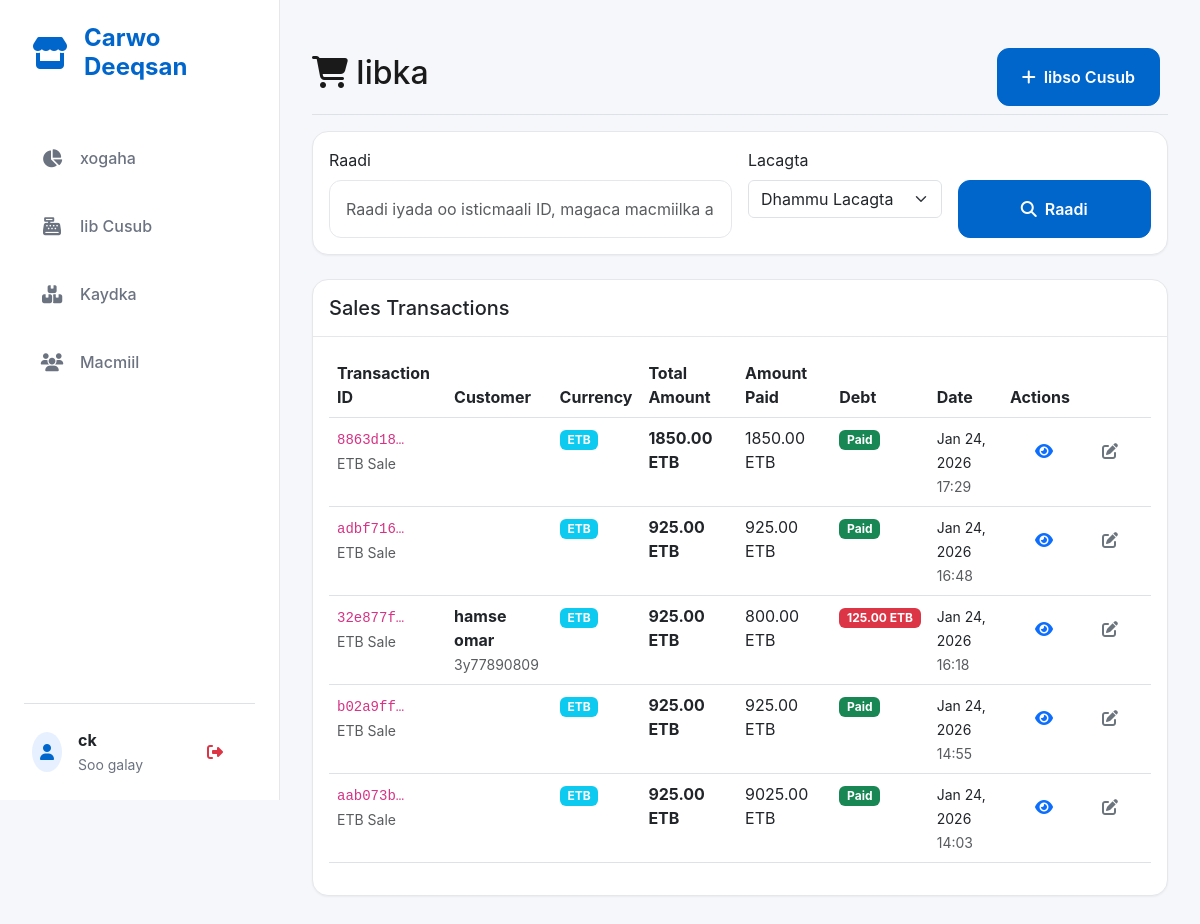
Page /sales/ (signed in) on the earlier database version.
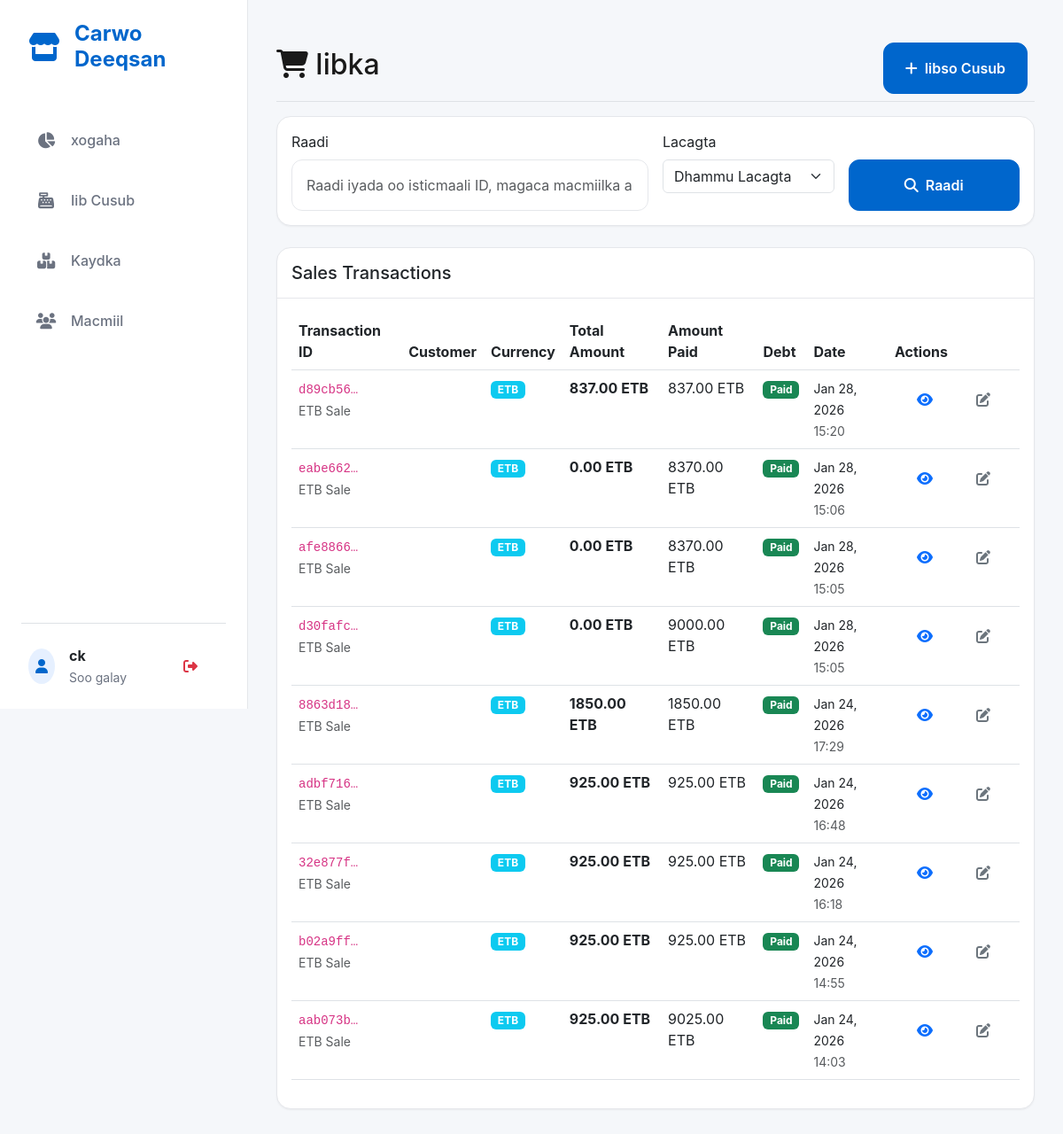
Same page on the later database version.
### core/models.py (models this page shows, shortened)
class User(AbstractUser):
    phone = models.CharField(max_length=15, blank=True, null=True)
    date_created = models.DateTimeField(auto_now_add=True)
    date_updated = models.DateTimeField(auto_now=True)
    class Meta:
        verbose_name = "Admin User"
        verbose_name_plural = "Admin Users"

class SaleETB(models.Model):
    transaction_id = models.UUIDField(default=uuid.uuid4, unique=True, editable=False)
    customer = models.ForeignKey(Customer, on_delete=models.SET_NULL, null=True, blank=True, help_text="Optional - allows anonymous sales")
    user = models.ForeignKey(User, on_delete=models.SET_NULL, null=True, blank=True, related_name='etb_sales', help_text="Optional - admin user who created the sale")
    total_amount = models.DecimalField(max_digits=10, decimal_places=2, default=0.00, help_text="Total amount in ETB")
    amount_paid = models.DecimalField(max_digits=10, decimal_places=2, default=0.00, help_text="Amount paid in ETB")
    debt_amount = models.DecimalField(max_digits=10, decimal_places=2, default=0.00, help_text="Debt amount in ETB")
    exchange_rate_at_sale = models.DecimalField(
        max_digits=10,
        decimal_places=2,
        default=185.00,
        validators=[MinValueValidator(Decimal('0.01'))],
        help_text="USD to ETB exchange rate at time of sale"
    )
    date_created = models.DateTimeField(auto_now_add=True)
    is_completed = models.BooleanField(default=True)
    class Meta:
        verbose_name = "ETB Sale"
        verbose_name_plural = "ETB Sales"

class Customer(models.Model):
    name = models.CharField(max_length=200, blank=True, null=True)
    phone = models.CharField(max_length=15, blank=True, null=True) # Unique constraint relaxed by migration
    total_debt_usd = models.DecimalField(max_digits=10, decimal_places=2, default=0.00, help_text="Total debt in USD")
    total_debt_sos = models.DecimalField(max_digits=10, decimal_places=2, default=0.00, help_text="Total debt in SOS")
    total_debt_etb = models.DecimalField(max_digits=10, decimal_places=2, default=0.00, help_text="Total debt in ETB")
    date_created = models.DateTimeField(auto_now_add=True)
    last_purchase_date = models.DateTimeField(null=True, blank=True)
    is_active = models.BooleanField(default=True)
    class Meta:
        verbose_name = "Customer"
        verbose_name_plural = "Customers"

### core/views.py (the view, shortened to what this page needs)
# urls.py: path('sales/', views.sales_list, name='sales_list'),
@superuser_required
def sales_list(request):
    usd_sales = SaleUSD.objects.select_related('customer', 'user').order_by('-date_created')
    sos_sales = SaleSOS.objects.select_related('customer', 'user').order_by('-date_created')
    etb_sales = SaleETB.objects.select_related('customer', 'user').order_by('-date_created')
    legacy_sales = Sale.objects.select_related('customer', 'user').order_by('-date_created')
    search = request.GET.get('search', '')
    currency = request.GET.get('currency', '')
    if currency == 'USD':
        sos_sales = sos_sales.none()  # Exclude SOS sales
        etb_sales = etb_sales.none()  # Exclude ETB sales
        legacy_sales = legacy_sales.filter(currency='USD')
    elif currency == 'SOS':
        usd_sales = usd_sales.none()  # Exclude USD sales
        etb_sales = etb_sales.none()  # Exclude ETB sales
        legacy_sales = legacy_sales.filter(currency='SOS')
    elif currency == 'ETB':
        usd_sales = usd_sales.none()  # Exclude USD sales
        sos_sales = sos_sales.none()  # Exclude SOS sales
        legacy_sales = legacy_sales.filter(currency='ETB')
    all_sales = []
    for sale in etb_sales:
        all_sales.append({
            'id': sale.id,
            'transaction_id': sale.transaction_id,
            'customer': sale.customer,
            'user': sale.user,
            'currency': 'ETB',
            'total_amount': sale.total_amount,
            'amount_paid': sale.amount_paid,
            'debt_amount': sale.debt_amount,
            'date_created': sale.date_created,
            'type': 'ETB Sale'
        })
    all_sales.sort(key=lambda x: x['date_created'], reverse=True)
    from django.core.paginator import Paginator
    paginator = Paginator(all_sales, 20)
    page_number = request.GET.get('page')
    page_obj = paginator.get_page(page_number)
    context = {
        'page_obj': page_obj,
        'search': search,
        'currency': currency,
    }
    return render(request, 'core/sales_list.html', context)

### core/permissions_policy.py (called while the page is built)
    def process_response(self, request, response):
        existing = response.get('Permissions-Policy')
        policy = "camera=(self)"
        if existing:
            if 'camera=' not in existing:
                response['Permissions-Policy'] = f"{existing}, {policy}"
        else:
            response['Permissions-Policy'] = policy
        return response

### core/views.py (called while the page is built)
def superuser_required(view_func):
    @wraps(view_func)
    def _wrapped_view(request, *args, **kwargs):
        if not request.user.is_authenticated:
            messages.error(request, "Authentication required.")
            return redirect('admin:login')
        if not request.user.is_superuser:
            messages.error(request, "Superuser privileges required.")
            return redirect('core:dashboard')
        return view_func(request, *args, **kwargs)
    return _wrapped_view

### core/templates/core/sales_list.html (shortened to what the changed rows need)
{% extends 'core/base.html' %}
{% load static %}
{% block content %}
<div class="d-flex justify-content-between flex-wrap flex-md-nowrap align-items-center pt-3 pb-2 mb-3 border-bottom">
    <h1 class="h2">
        <i class="fas fa-shopping-cart me-2"></i>Iibka
    </h1>
</div>
<div class="card">
    <div class="card-body">
        {% if page_obj %}
        <div class="table-responsive">
            <table class="table table-hover">
                <thead>
                    <tr>
                        <th>Transaction ID</th>
                        <th>Customer</th>
                        <th>Currency</th>
                        <th>Total Amount</th>
                        <th>Amount Paid</th>
                        <th>Debt</th>
                        <th>Date</th>
                        <th>Actions</th>
                    </tr>
                </thead>
                <tbody>
                    {% for sale in page_obj %}
                    <tr>
                        <td>
                            <code>{{ sale.transaction_id|truncatechars:8 }}</code>
                            <br><small class="text-muted">{{ sale.type }}</small>
                        </td>
                        <td>
                            <strong>{{ sale.customer.name }}</strong><br>
                            <small class="text-muted">{{ sale.customer.phone }}</small>
                        </td>
                        <td>
                            <span
                                class="badge {% if sale.currency == 'USD' %}bg-primary{% elif sale.currency == 'SOS' %}bg-success{% else %}bg-info{% endif %}">
                                {{ sale.currency }}
                            </span>
                        </td>
                        <td>
                            <strong>
                                {{ sale.total_amount|floatformat:2 }}
                                {% if sale.currency == 'ETB' %} ETB{% endif %}
                            </strong>
                        </td>
                        <td>
                            {{ sale.amount_paid|floatformat:2 }}
                            {% if sale.currency == 'ETB' %} ETB{% endif %}
                        </td>
                        <td>
                            {% if sale.debt_amount > 0 %}
                            <span class="badge bg-danger">
                                {{ sale.debt_amount|floatformat:2 }}
                                {% if sale.currency == 'ETB' %} ETB{% endif %}
                            </span>
                            {% else %}
                            <span class="badge bg-success">Paid</span>
                            {% endif %}
                        </td>
                        <td>
                            <small>{{ sale.date_created|date:"M d, Y" }}</small><br>
                            <small class="text-muted">{{ sale.date_created|time:"H:i" }}</small>
                        </td>
                        <td>
                            <div class="btn-group btn-group-sm">
                                <a href="{% url 'core:sale_detail' sale.currency sale.id %}"
                                    class="btn btn-outline-primary" title="View Details">
                                    <i class="fas fa-eye"></i>
                                </a>
                                {% if user.is_superuser %}
                                <a href="{% url 'core:edit_sale' sale.currency sale.id %}"
                                    class="btn btn-outline-secondary" title="Edit Sale">
                                    <i class="fas fa-edit"></i>
                                </a>
                                {% endif %}
                            </div>
                        </td>
                    </tr>
                    {% endfor %}
                </tbody>
            </table>
        </div>
        {% endif %}
    </div>
</div>
{% endblock %}

### core/templates/core/base.html (shortened to what this page needs)
<!DOCTYPE html>
<html lang="so">
<head>
    <link href="https://cdn.jsdelivr.net/npm/bootstrap@5.3.0/dist/css/bootstrap.min.css" rel="stylesheet">
    <link rel="stylesheet" href="https://cdnjs.cloudflare.com/ajax/libs/font-awesome/6.4.0/css/all.min.css">
    <link rel="stylesheet" href="https://cdnjs.cloudflare.com/ajax/libs/animate.css/4.1.1/animate.min.css" />
</head>
<body>
    <div class="app-shell">
        <nav class="desktop-sidebar">
            <div class="mb-5 px-2">
                <a href="{% url 'core:dashboard' %}"
                    class="d-flex align-items-center text-primary text-decoration-none">
                    <i class="fas fa-store fa-2x me-3"></i>
                    <span class="h4 mb-0 fw-bold">Carwo Deeqsan</span>
                </a>
            </div>
            <div class="d-flex flex-column gap-2 flex-grow-1">
                <a href="{% url 'core:dashboard' %}"
                    class="nav-item {% if request.resolver_match.url_name == 'dashboard' %}active{% endif %}">
                    <i class="fas fa-chart-pie"></i> xogaha
                </a>
                {% if user.is_superuser or user.can_sell %}
                <a href="{% url 'core:create_sale' %}"
                    class="nav-item {% if request.resolver_match.url_name == 'create_sale' %}active{% endif %}">
                    <i class="fas fa-cash-register"></i> Iib Cusub
                </a>
                {% endif %}
                {% if user.is_superuser or user.can_restock %}
                <a href="{% url 'core:inventory_list' %}"
                    class="nav-item {% if request.resolver_match.url_name == 'inventory_list' %}active{% endif %}">
                    <i class="fas fa-boxes"></i> Kaydka
                </a>
                {% endif %}
                <a href="{% url 'core:customers_list' %}"
                    class="nav-item {% if request.resolver_match.url_name == 'customers_list' %}active{% endif %}">
                    <i class="fas fa-users"></i> Macmiil
                </a>
            </div>
            <div class="mt-auto pt-4 border-top">
                <div class="d-flex align-items-center justify-content-between px-2">
                    <div class="d-flex align-items-center">
                        <div class="bg-primary bg-opacity-10 text-primary rounded-circle p-2 me-3"><i
                                class="fas fa-user"></i></div>
                        <div>
                            <div class="fw-bold text-dark">{{ user.get_full_name|default:user.username }}</div>
                            <small class="text-secondary">Soo galay</small>
                        </div>
                    </div>
                    <form method="post" action="{% url 'logout' %}">{% csrf_token %}<button type="submit"
                            class="btn btn-sm btn-outline-danger border-0"><i class="fas fa-sign-out-alt"></i></button>
                    </form>
                </div>
            </div>
        </nav>
        <main class="main-content">
            {% block content %}{% endblock %}
        </main>
    </div>
</body>
</html>

Differences in the rows shown:
no longer on this page (row edited): Customer: transaction_id "32e877f…", type "ETB Sale", customer.name "hamse omar", customer.phone "3y77890809", currency "ETB", total_amount "925.00", amount_paid "800.00", debt_amount "125.00", date_created "Jan 24, 2026", date_created "16:18"
now on one of the page's lists (row edited): User: transaction_id "8863d18…", total_amount "1850.00", amount_paid "1850.00", date_created "Jan 24, 2026", date_created "17:29", transaction_id "adbf716…", total_amount "925.00", amount_paid "925.00", date_created "16:48", transaction_id "32e877f…", date_created "16:18", transaction_id "b02a9ff…", date_created "14:55", transaction_id "aab073b…", amount_paid "9025.00", date_created "14:03"
changed User "ck": transaction_id "8863d18…" → "d89cb56…"; total_amount "1850.00" → "837.00"; amount_paid "1850.00" → "837.00"; date_created "Jan 24, 2026" → "Jan 28, 2026"; date_created "17:29" → "15:20"; transaction_id "adbf716…" → "eabe662…"; total_amount "925.00" → "0.00"; amount_paid "925.00" → "8370.00"; date_created "16:48" → "15:06"; transaction_id "b02a9ff…" → "afe8866…"; date_created "14:55" → "15:05"; transaction_id "aab073b…" → "d30fafc…"; amount_paid "9025.00" → "9000.00"; date_created "14:03" → "15:05"
